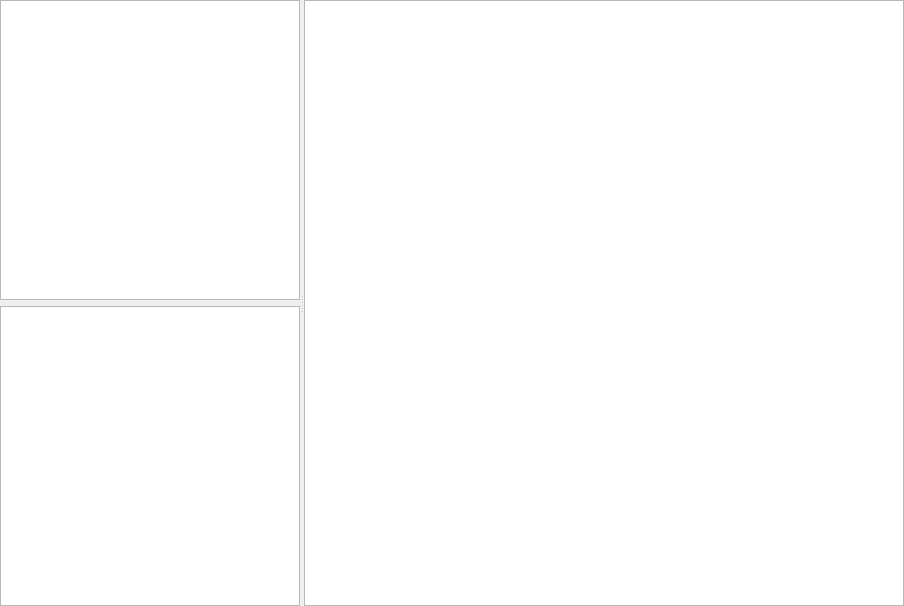
       <widget class="QSplitter" name="splitter">
        <property name="orientation">
         <enum>Qt::Orientation::Horizontal</enum>
        </property>
        <widget class="QWidget" name="layoutWidget">
         <layout class="QVBoxLayout" name="verticalLayout">
          <item>
           <widget class="GraphicsLayoutWidget" name="graphicsLayoutWidget_gw1">
            <property name="sizePolicy">
             <sizepolicy hsizetype="Expanding" vsizetype="Expanding">
              <horstretch>0</horstretch>
              <verstretch>0</verstretch>
             </sizepolicy>
            </property>
            <property name="minimumSize">
             <size>
              <width>300</width>
              <height>300</height>
             </size>
            </property>
           </widget>
          </item>
          <item>
           <widget class="GraphicsLayoutWidget" name="graphicsLayoutWidget_gw2">
            <property name="sizePolicy">
             <sizepolicy hsizetype="Expanding" vsizetype="Expanding">
              <horstretch>0</horstretch>
              <verstretch>0</verstretch>
             </sizepolicy>
            </property>
            <property name="minimumSize">
             <size>
              <width>300</width>
              <height>300</height>
             </size>
            </property>
           </widget>
          </item>
         </layout>
        </widget>
        <widget class="QWidget" name="horizontalLayoutWidget">
         <layout class="QHBoxLayout" name="horizontalLayout_10">
          <item>
           <widget class="GraphicsLayoutWidget" name="graphicsLayoutWidget_gw3">
            <property name="sizePolicy">
             <sizepolicy hsizetype="Expanding" vsizetype="Expanding">
              <horstretch>0</horstretch>
              <verstretch>0</verstretch>
             </sizepolicy>
            </property>
            <property name="minimumSize">
             <size>
              <width>600</width>
              <height>600</height>
             </size>
            </property>
            <property name="sizeIncrement">
             <size>
              <width>0</width>
              <height>10</height>
             </size>
            </property>
           </widget>
          </item>
         </layout>
        </widget>
       </widget>
